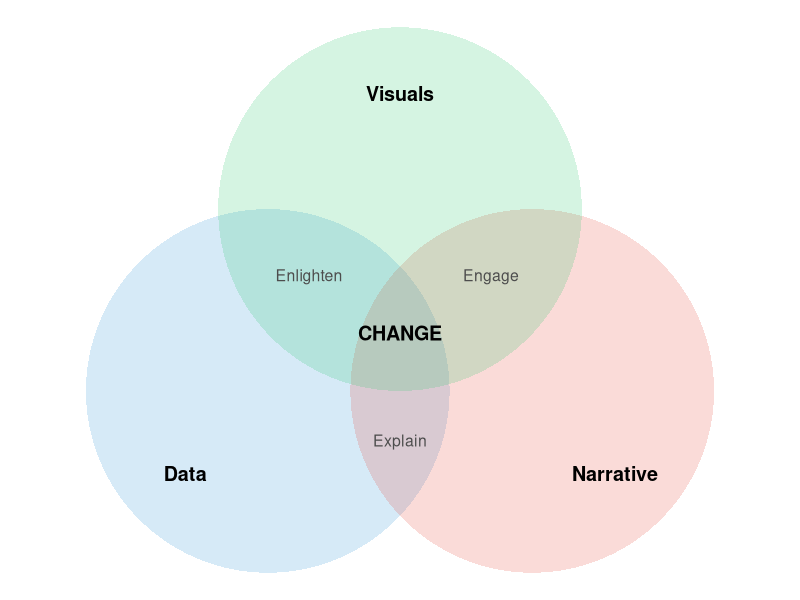
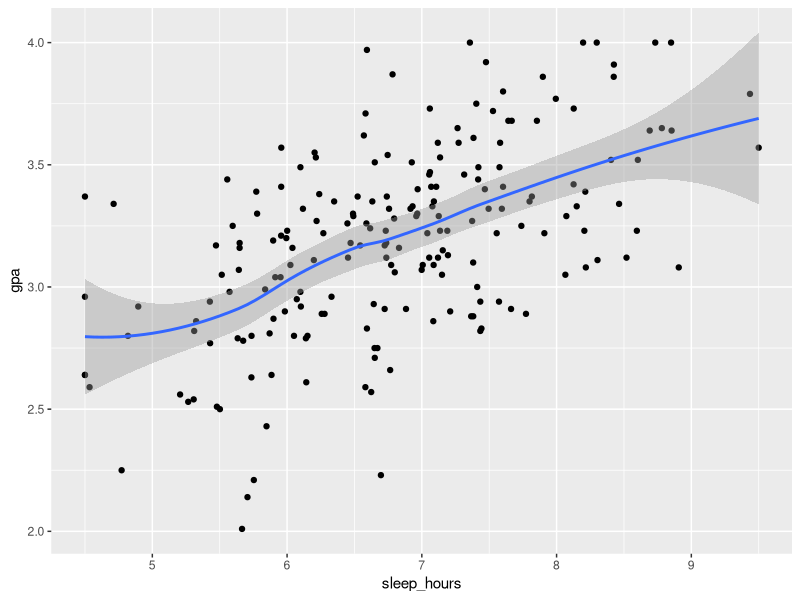
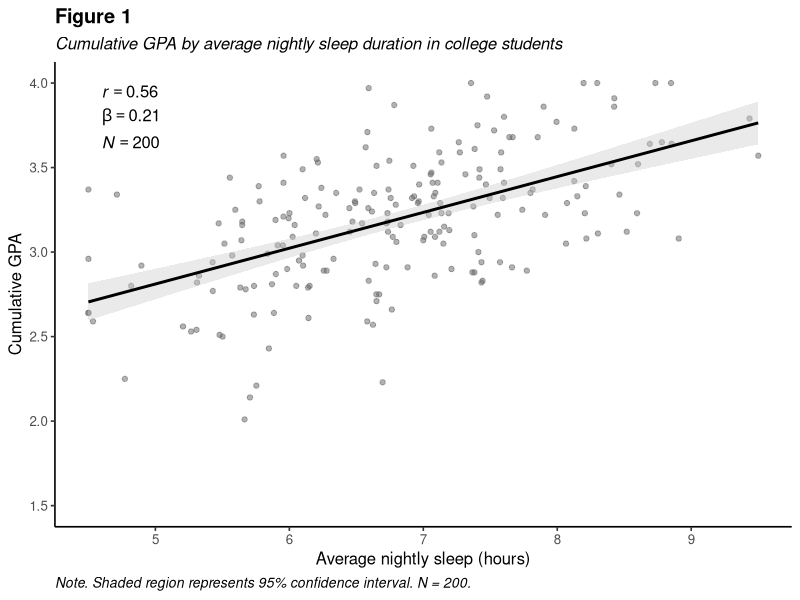
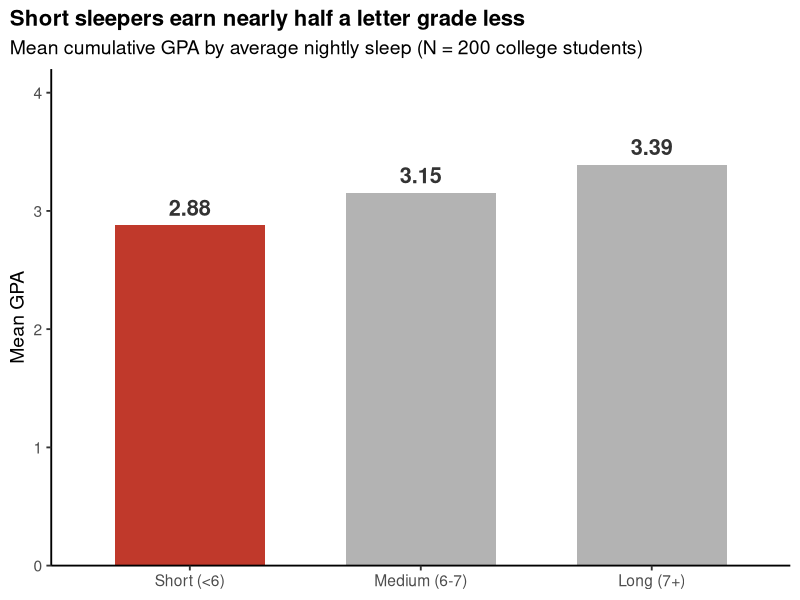
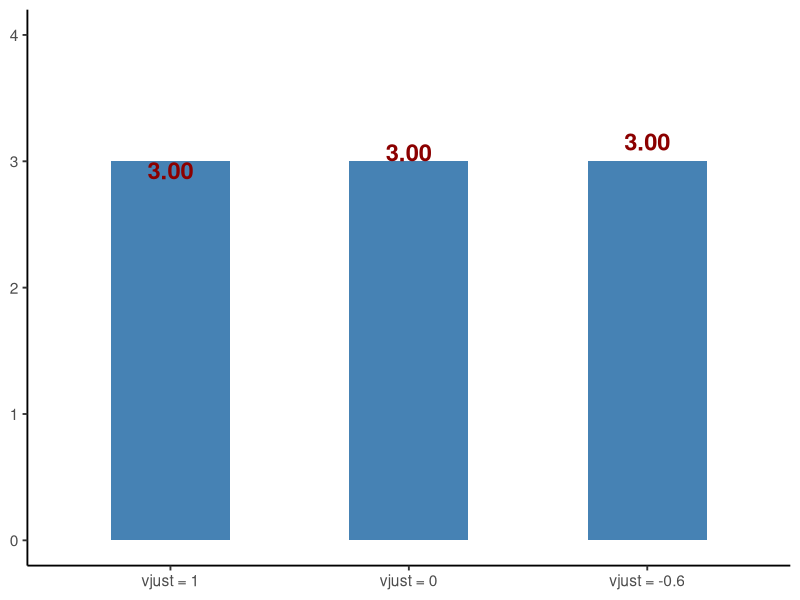
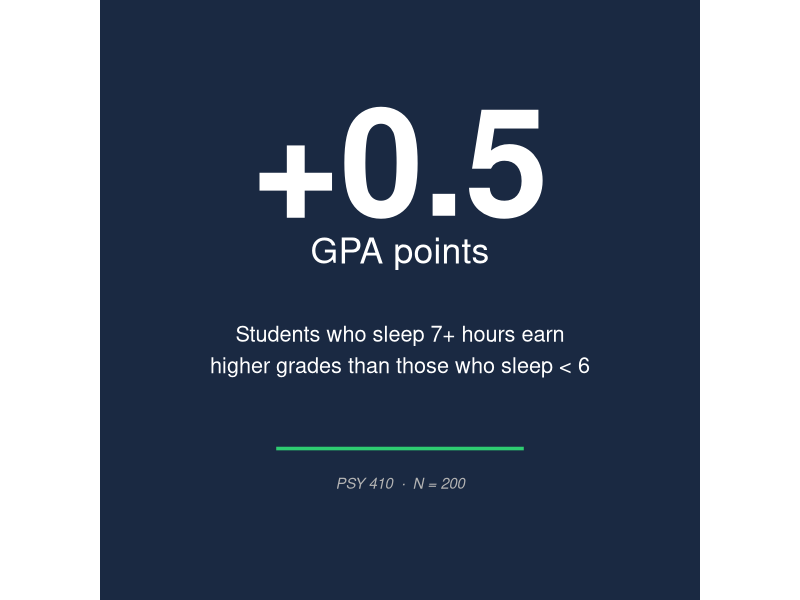
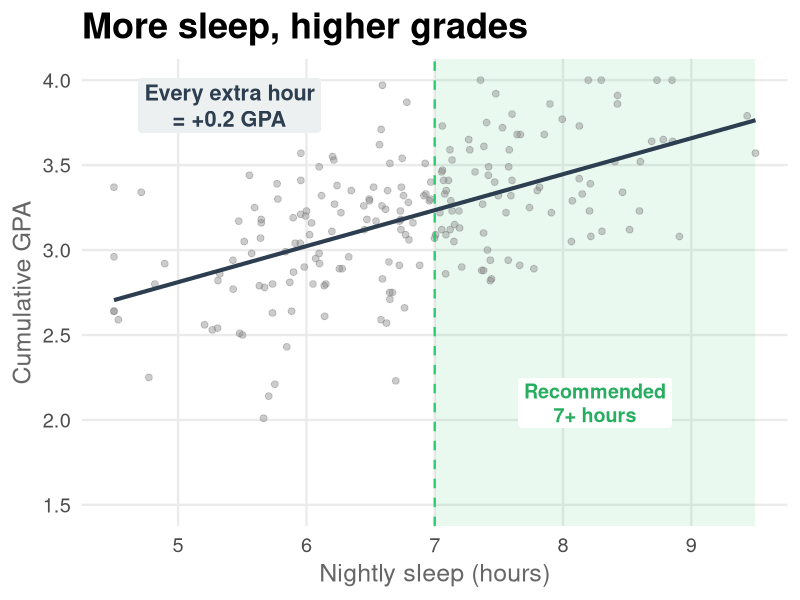
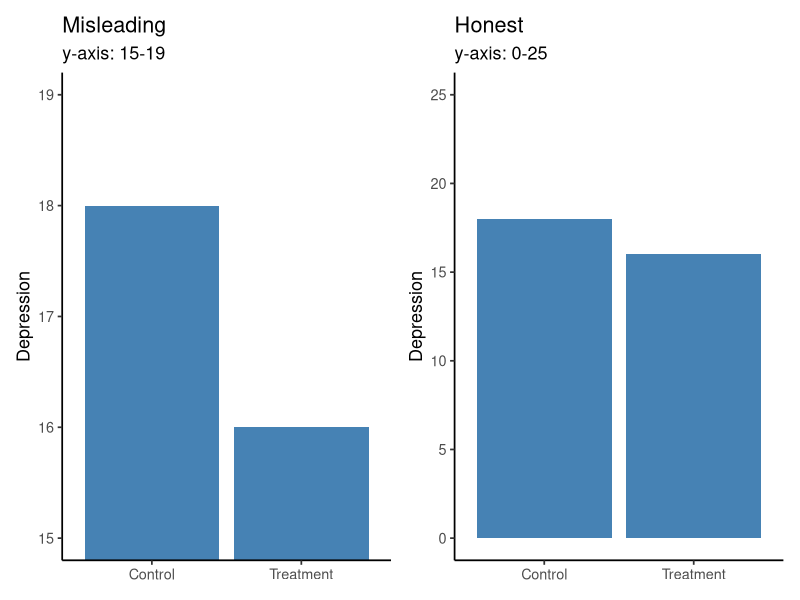

The R script that drew these images, in order:
## ---- chunk 1
#| include: false
library(tidyverse)
library(patchwork)

sleep_study <- read_csv("../files/data/sleep_study.csv") |>
  mutate(sleep_group = factor(sleep_group,
                              levels = c("Short (<6)", "Medium (6-7)", "Long (7+)")))
## ---- chunk 2
#| echo: false
#| fig-width: 7
#| fig-height: 5
#| fig-align: center
#| fig-alt: "Venn diagram showing three overlapping circles for Data, Narrative, and Visuals. Where all three overlap, the word CHANGE appears, illustrating that effective data storytelling requires all three components."
library(ggforce)

triad <- tibble(
  x = c(-0.8, 0.8, 0),
  y = c(-0.3, -0.3, 0.8),
  label = c("Data", "Narrative", "Visuals")
)

ggplot(triad) +
  geom_circle(aes(x0 = x, y0 = y, r = 1.1, fill = label),
              alpha = 0.2, color = NA) +
  scale_fill_manual(values = c("Data" = "#3498db",
                                "Narrative" = "#e74c3c",
                                "Visuals" = "#2ecc71")) +
  annotate("text", x = -1.3, y = -0.8, label = "Data", fontface = "bold", size = 5) +
  annotate("text", x = 1.3, y = -0.8, label = "Narrative", fontface = "bold", size = 5) +
  annotate("text", x = 0, y = 1.5, label = "Visuals", fontface = "bold", size = 5) +
  annotate("text", x = 0, y = -0.6, label = "Explain", size = 4, color = "grey30") +
  annotate("text", x = -0.55, y = 0.4, label = "Enlighten", size = 4, color = "grey30") +
  annotate("text", x = 0.55, y = 0.4, label = "Engage", size = 4, color = "grey30") +
  annotate("text", x = 0, y = 0.05, label = "CHANGE", fontface = "bold", size = 5) +
  coord_equal() +
  guides(fill = "none") +
  theme_void()
## ---- chunk 3
#| fig-width: 7
#| fig-height: 4
#| fig-align: center
#| fig-alt: "Quick exploratory scatterplot of sleep hours against GPA with a default smoother. Minimal styling, no annotation, no axis polish."
ggplot(sleep_study, aes(x = sleep_hours, y = gpa)) +
  geom_point() +
  geom_smooth()
## ---- chunk 4
#| echo: false
#| fig-width: 7
#| fig-height: 4.5
#| fig-align: center
#| fig-alt: "APA-style scatterplot of sleep hours against GPA with a linear regression line and shaded 95% confidence interval. Statistical annotations show r = 0.56, beta = 0.21, N = 200."
ggplot(sleep_study, aes(x = sleep_hours, y = gpa)) +
  geom_point(alpha = 0.5, color = "gray40") +
  geom_smooth(method = "lm", color = "black", fill = "gray80") +
  annotate("text", x = 4.6, y = 3.95,
           label = "italic(r) == 0.56", parse = TRUE, hjust = 0, size = 4.2) +
  annotate("text", x = 4.6, y = 3.80,
           label = "beta == 0.21", parse = TRUE, hjust = 0, size = 4.2) +
  annotate("text", x = 4.6, y = 3.65,
           label = "italic(N) == 200", parse = TRUE, hjust = 0, size = 4.2) +
  labs(
    title = "Figure 1",
    subtitle = "Cumulative GPA by average nightly sleep duration in college students",
    x = "Average nightly sleep (hours)",
    y = "Cumulative GPA",
    caption = "Note. Shaded region represents 95% confidence interval. N = 200."
  ) +
  scale_x_continuous(breaks = 4:10) +
  coord_cartesian(ylim = c(1.5, 4)) +
  theme_classic(base_size = 12) +
  theme(
    plot.title = element_text(face = "bold"),
    plot.subtitle = element_text(face = "italic"),
    plot.caption = element_text(hjust = 0, face = "italic", size = 10)
  )
## ---- chunk 5
#| echo: false
#| fig-width: 7
#| fig-height: 4.5
#| fig-align: center
#| fig-alt: "Bar chart of mean GPA by sleep group. Short sleepers bar is highlighted in red; Medium and Long bars are gray. Bar values labeled directly above each bar: 2.88, 3.15, 3.39. No gridlines. Assertion title states short sleepers earn nearly half a letter grade less."
group_means <- sleep_study |>
  group_by(sleep_group) |>
  summarize(mean_gpa = mean(gpa), .groups = "drop") |>
  mutate(highlight = sleep_group == "Short (<6)")

ggplot(group_means, aes(x = sleep_group, y = mean_gpa, fill = highlight)) +
  geom_col(width = 0.65) +
  geom_text(aes(label = sprintf("%.2f", mean_gpa)),
            vjust = -0.6, size = 5.5, fontface = "bold", color = "gray20") +
  scale_fill_manual(values = c(`TRUE` = "#c0392b", `FALSE` = "gray70")) +
  scale_y_continuous(limits = c(0, 4), breaks = 0:4,
                     expand = expansion(mult = c(0, 0.05))) +
  labs(
    title = "Short sleepers earn nearly half a letter grade less",
    subtitle = "Mean cumulative GPA by average nightly sleep (N = 200 college students)",
    x = NULL, y = "Mean GPA"
  ) +
  theme_classic(base_size = 14) +
  theme(
    legend.position = "none",
    plot.title = element_text(face = "bold", size = 16),
    plot.title.position = "plot"
  )
## ---- chunk 6
sprintf("%.2f", 3.14159)   # two decimal places
sprintf("%.0f", 3.14159)   # zero decimal places
sprintf("%.1f%%", 67.5)    # one decimal + a literal % sign
sprintf("%d hours", 7)     # %d for integers
sprintf("GPA: %.2f", 3.39) # mix text and numbers
## ---- chunk 7
#| echo: false
#| fig-width: 8
#| fig-height: 3.5
#| fig-align: center
#| fig-alt: "Three bars side by side, each with a label positioned differently. The first label sits at vjust=1 (top of label at bar top), the second at vjust=0 (bottom of label at bar top, touching it), the third at vjust=-0.6 (label floats above the bar with a clear gap)."
vjust_demo <- tibble(
  x = c("vjust = 1", "vjust = 0", "vjust = -0.6"),
  y = c(3, 3, 3),
  v = c(1, 0, -0.6)
)

ggplot(vjust_demo, aes(x = factor(x, levels = x), y = y)) +
  geom_col(fill = "steelblue", width = 0.5) +
  geom_text(aes(label = "3.00", vjust = v),
            size = 6, fontface = "bold", color = "darkred") +
  scale_y_continuous(limits = c(0, 4)) +
  labs(x = NULL, y = NULL) +
  theme_classic(base_size = 14)
## ---- chunk 8
#| echo: false
#| fig-width: 5
#| fig-height: 5
#| fig-align: center
#| fig-alt: "Square social-media graphic on a dark navy background. Large white text reads plus 0.5 GPA points. Subtitle: students who sleep 7+ hours earn higher grades than those who sleep less than 6. Decorative green underline. Small caption: PSY 410, N = 200."
ggplot() +
  annotate("text", x = 0.5, y = 0.78,
           label = "+0.5", size = 38, fontface = "bold",
           color = "white", hjust = 0.5) +
  annotate("text", x = 0.5, y = 0.60,
           label = "GPA points", size = 9,
           color = "white", hjust = 0.5) +
  annotate("text", x = 0.5, y = 0.40,
           label = "Students who sleep 7+ hours earn\nhigher grades than those who sleep < 6",
           size = 5.5, color = "white", hjust = 0.5, lineheight = 1.2) +
  annotate("segment", x = 0.25, xend = 0.75, y = 0.20, yend = 0.20,
           color = "#2ecc71", linewidth = 1.2) +
  annotate("text", x = 0.5, y = 0.13,
           label = "PSY 410  ·  N = 200", size = 3.8,
           color = "gray70", hjust = 0.5, fontface = "italic") +
  xlim(0, 1) + ylim(0, 1) +
  coord_fixed() +
  theme_void() +
  theme(
    plot.background = element_rect(fill = "#1a2942", color = NA),
    panel.background = element_rect(fill = "#1a2942", color = NA),
    plot.margin = margin(20, 20, 20, 20)
  )
## ---- chunk 9
#| echo: false
#| fig-width: 8
#| fig-height: 4.8
#| fig-align: center
#| fig-alt: "Large scatterplot of sleep hours vs GPA with regression line. A dashed green vertical line marks 7 hours and the region from 7 to 9 hours is shaded light green as the recommended zone. Two on-plot callouts highlight the effect size and recommended sleep."
ggplot(sleep_study, aes(x = sleep_hours, y = gpa)) +
  annotate("rect", xmin = 7, xmax = 9.5, ymin = -Inf, ymax = Inf,
           fill = "#2ecc71", alpha = 0.10) +
  geom_point(alpha = 0.4, color = "gray50", size = 2) +
  geom_smooth(method = "lm", color = "#2c3e50", linewidth = 1.4, se = FALSE) +
  geom_vline(xintercept = 7, linetype = "dashed",
             color = "#2ecc71", linewidth = 0.8) +
  annotate("label", x = 8.25, y = 2.1,
           label = "Recommended\n7+ hours",
           color = "#27ae60", fontface = "bold", size = 5,
           label.size = 0, fill = "white", lineheight = 1) +
  annotate("label", x = 5.4, y = 3.85,
           label = "Every extra hour\n= +0.2 GPA",
           color = "#2c3e50", fontface = "bold", size = 5.5,
           label.size = 0, fill = "#ecf0f1", lineheight = 1) +
  labs(
    title = "More sleep, higher grades",
    x = "Nightly sleep (hours)", y = "Cumulative GPA"
  ) +
  scale_x_continuous(breaks = 4:10) +
  coord_cartesian(ylim = c(1.5, 4)) +
  theme_minimal(base_size = 18) +
  theme(
    plot.title = element_text(face = "bold", size = 26),
    panel.grid.minor = element_blank(),
    axis.title = element_text(color = "gray40")
  )
## ---- chunk 10
#| echo: false
#| fig-width: 8
#| fig-height: 4
#| fig-align: center
#| fig-alt: "Two bar charts side by side. Left: y-axis from 15 to 19, makes treatment look dramatically better than control. Right: y-axis from 0, shows the 2-point difference is modest."
fake <- tibble(condition = c("Control", "Treatment"), score = c(18, 16))

p_misleading <- ggplot(fake, aes(x = condition, y = score)) +
  geom_col(fill = "steelblue") +
  coord_cartesian(ylim = c(15, 19)) +
  labs(title = "Misleading", subtitle = "y-axis: 15-19",
       x = NULL, y = "Depression") +
  theme_classic(base_size = 13)

p_honest <- ggplot(fake, aes(x = condition, y = score)) +
  geom_col(fill = "steelblue") +
  coord_cartesian(ylim = c(0, 25)) +
  labs(title = "Honest", subtitle = "y-axis: 0-25",
       x = NULL, y = "Depression") +
  theme_classic(base_size = 13)

p_misleading + p_honest
## ---- chunk 11
#| echo: false
#| fig-width: 12
#| fig-height: 3.5
#| fig-align: center
#| fig-alt: "Three small panels labeled 1, 2, 3 showing a paper sequence: descriptive distribution of sleep hours, scatterplot with regression line of sleep vs GPA, and bar chart of group means by sleep category."
p1 <- ggplot(sleep_study, aes(x = sleep_hours)) +
  geom_histogram(binwidth = 0.5, fill = "gray50", color = "white") +
  labs(title = "1. Descriptives", x = "Sleep (hours)", y = NULL) +
  theme_classic(base_size = 11)

p2 <- ggplot(sleep_study, aes(x = sleep_hours, y = gpa)) +
  geom_point(alpha = 0.4, color = "gray40", size = 1) +
  geom_smooth(method = "lm", color = "black", fill = "gray70") +
  labs(title = "2. The pattern", x = "Sleep (hours)", y = "GPA") +
  theme_classic(base_size = 11)

gm_paper <- sleep_study |>
  group_by(sleep_group) |>
  summarize(mean_gpa = mean(gpa), .groups = "drop")

p3 <- ggplot(gm_paper, aes(x = sleep_group, y = mean_gpa)) +
  geom_col(fill = "gray50") +
  geom_text(aes(label = sprintf("%.2f", mean_gpa)),
            vjust = -0.5, size = 3.5) +
  scale_y_continuous(limits = c(0, 4)) +
  labs(title = "3. The effect", x = NULL, y = "Mean GPA") +
  theme_classic(base_size = 10) +
  theme(axis.text.x = element_text(size = 8))

p1 + p2 + p3
## ---- chunk 12
#| echo: false
#| fig-width: 10
#| fig-height: 4
#| fig-align: center
#| fig-alt: "Two side-by-side panels showing a talk sequence: an annotated scatter with a shaded recommended zone (the headline), and a big-text callout instructing viewers to aim for 7+ hours of sleep (the action)."
t1 <- ggplot(sleep_study, aes(x = sleep_hours, y = gpa)) +
  annotate("rect", xmin = 7, xmax = 9.5, ymin = -Inf, ymax = Inf,
           fill = "#2ecc71", alpha = 0.12) +
  geom_point(alpha = 0.4, color = "gray50", size = 1) +
  geom_smooth(method = "lm", color = "#2c3e50",
              linewidth = 1, se = FALSE) +
  geom_vline(xintercept = 7, linetype = "dashed",
             color = "#2ecc71") +
  labs(title = "1. More sleep, higher grades",
       x = "Sleep (hours)", y = "GPA") +
  theme_minimal(base_size = 12)

t3 <- ggplot() +
  annotate("text", x = 0.5, y = 0.65, label = "Aim for",
           size = 7, color = "gray40", hjust = 0.5) +
  annotate("text", x = 0.5, y = 0.45, label = "7+ hours",
           size = 18, fontface = "bold",
           color = "#27ae60", hjust = 0.5) +
  annotate("text", x = 0.5, y = 0.25, label = "of sleep",
           size = 7, color = "gray40", hjust = 0.5) +
  xlim(0, 1) + ylim(0, 1) + coord_fixed() +
  labs(title = "2. The action") +
  theme_void(base_size = 12) +
  theme(plot.title = element_text(size = 12, hjust = 0.5))

t1 + t3
